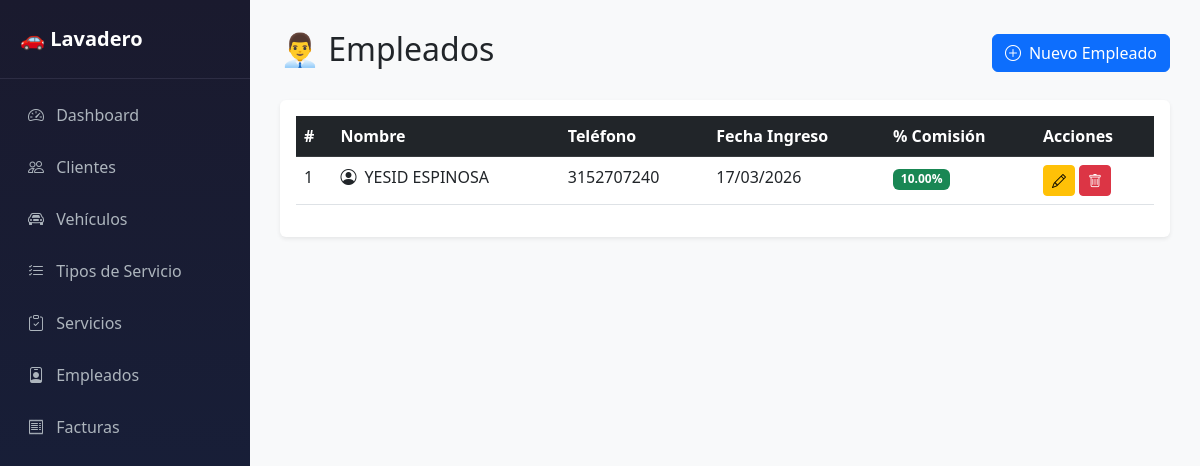
/empleados/, run on the app's committed database.
### gestion/models.py (models this page shows, shortened)
class Empleado(models.Model):
    usuario = models.OneToOneField(
        Usuario,
        on_delete=models.CASCADE,
        null=True,      # ← agrega esto
        blank=True      # ← agrega esto
    )
    nombre        = models.CharField(max_length=100)
    telefono      = models.CharField(max_length=20)
    fecha_ingreso = models.DateField(auto_now_add=True)
    porcentaje_comision = models.DecimalField(max_digits=5, decimal_places=2, default=10.00)

### gestion/views.py (the view)
# urls.py: path('empleados/',                    views.lista_empleados,  name='lista_empleados'),
def lista_empleados(request):
    empleados = Empleado.objects.all()
    return render(request, 'gestion/empleados.html', {'empleados': empleados})

### gestion/templates/gestion/empleados.html (shortened to what this page needs)
{% extends 'gestion/base.html' %}
{% block contenido %}
<div class="d-flex justify-content-between align-items-center mb-4">
    <h2>👨‍💼 Empleados</h2>
    <a href="{% url 'nuevo_empleado' %}" class="btn btn-primary">
        <i class="bi bi-plus-circle me-2"></i>Nuevo Empleado
    </a>
</div>
<div class="card border-0 shadow-sm">
    <div class="card-body">
        <table class="table table-hover">
            <thead class="table-dark">
                <tr>
                    <th>#</th>
                    <th>Nombre</th>
                    <th>Teléfono</th>
                    <th>Fecha Ingreso</th>
                    <th>% Comisión</th>
                    <th>Acciones</th>
                </tr>
            </thead>
            <tbody>
                {% for empleado in empleados %}
                <tr>
                    <td>{{ empleado.id }}</td>
                    <td>
                        <i class="bi bi-person-circle me-1"></i>
                        {{ empleado.nombre }}
                    </td>
                    <td>{{ empleado.telefono }}</td>
                    <td>{{ empleado.fecha_ingreso|date:"d/m/Y" }}</td>
                    <td>
                        <span class="badge bg-success">
                            {{ empleado.porcentaje_comision }}%
                        </span>
                    </td>
                    <td>
                        <a href="{% url 'editar_empleado' empleado.id %}"
                           class="btn btn-sm btn-warning">
                            <i class="bi bi-pencil"></i>
                        </a>
                        <button onclick="confirmarEliminar('{% url 'eliminar_empleado' empleado.id %}')"
                                class="btn btn-sm btn-danger">
                            <i class="bi bi-trash"></i>
                        </button>
                    </td>
                </tr>
                {% empty %}
                <tr>
                    <td colspan="6" class="text-center text-muted">
                        No hay empleados registrados aún
                    </td>
                </tr>
                {% endfor %}
            </tbody>
        </table>
    </div>
</div>
{% endblock %}

### gestion/templates/gestion/base.html (style rules this page uses)
body { background-color: #f8f9fa; }

### data on the page
Empleado: id "1", nombre "YESID ESPINOSA", telefono "3152707240", fecha_ingreso "17/03/2026", porcentaje_comision "10.00"
